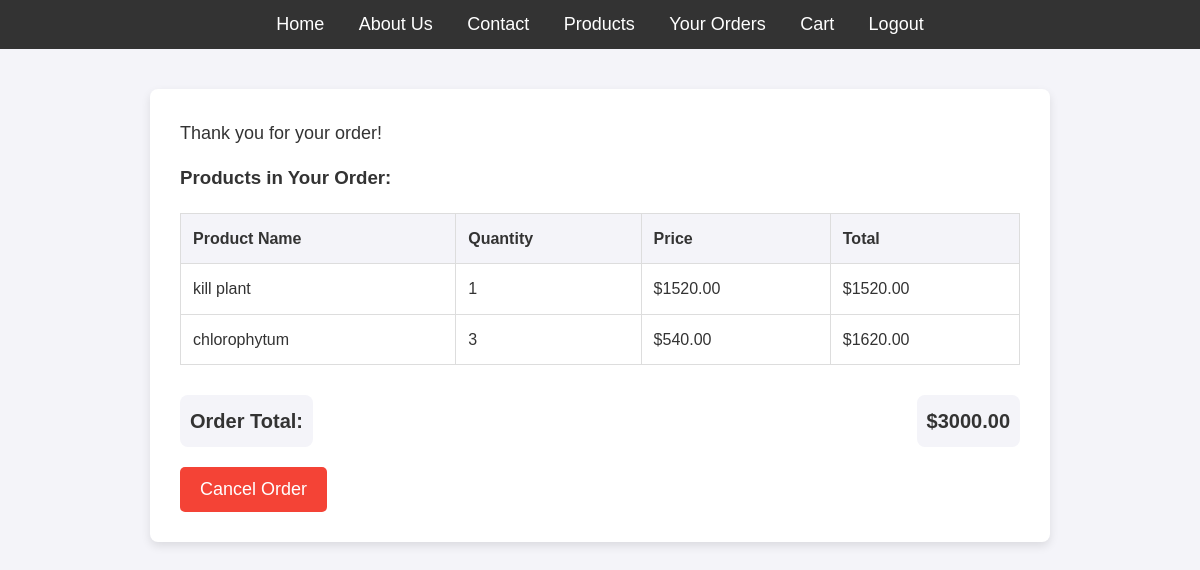
Screenshot of /order/3/ (signed in) with the database file from the repository.
### myapp/models.py (models this page shows, shortened)
class CartItem(models.Model):
    cart = models.ForeignKey(Cart, related_name='items', on_delete=models.CASCADE)
    plant = models.ForeignKey(Plant, on_delete=models.CASCADE)
    quantity = models.PositiveIntegerField(default=1)
    def total_price(self):
        return self.plant.price * self.quantity

class Plant(models.Model):
    name = models.CharField(max_length=100)  # Plant name (e.g., Rose, Tulip)
    price = models.DecimalField(max_digits=6, decimal_places=2)  # Price
    image = models.ImageField(upload_to='plants/')  # Image of the plant
    description = models.TextField()  # Description of the plant
    category = models.ForeignKey(Category, on_delete=models.CASCADE, related_name='plants')
    stock = models.PositiveIntegerField(default=0)

class Order(models.Model):
    user = models.ForeignKey(settings.AUTH_USER_MODEL, on_delete=models.CASCADE)
    cart = models.ForeignKey(Cart, on_delete=models.CASCADE)
    total_price = models.DecimalField(max_digits=10, decimal_places=2)
    created_at = models.DateTimeField(auto_now_add=True)

### myapp/views.py (the view)
# urls.py: path('order/<int:order_id>/', views.order_details, name='order_details'),
def order_details(request, order_id):
    order = get_object_or_404(Order, id=order_id)
    if order.user != request.user:
        raise Http404("You do not have permission to view this order.")
    return render(request, 'order_details.html', {'order': order})

### templates/order_details.html (shortened to what this page needs)
{% load static %}
<!DOCTYPE html>
<html lang="en">
<head>
    <link rel="stylesheet" href="{% static 'styles.css' %}">
</head>
<body>
    {% if user.is_authenticated %}
    <nav class="navbar">
        <ul>
            <li><a href="{% url 'home' %}">Home</a></li>
            <li><a href="#about">About Us</a></li>
            <li><a href="#contact">Contact</a></li>
            <li><a href="{% url 'plant_list' %}">Products</a></li>
            <li><a href="{% url 'orders_list' %}">Your Orders</a></li>
            <li><a href="{% url 'cart_view' %}">Cart</a></li>
            <li><a href="{% url 'custom_logout' %}">Logout</a></li>
        </ul>
    </nav>
{% endif %}
    <div class="order-details">
        <p>Thank you for your order!</p>
        <h3>Products in Your Order:</h3>
        <table>
            <thead>
                <tr>
                    <th>Product Name</th>
                    <th>Quantity</th>
                    <th>Price</th>
                    <th>Total</th>
                </tr>
            </thead>
            <tbody>
                {% for item in order.cart.items.all %}
                <tr>
                    <td>{{ item.plant.name }}</td>
                    <td>{{ item.quantity }}</td>
                    <td>${{ item.plant.price }}</td>
                    <td>${{ item.total_price }}</td>
                </tr>
                {% empty %}
                <tr>
                    <td colspan="4">No items in this order.</td>
                </tr>
                {% endfor %}
            </tbody>
        </table>
        <div class="order-summary">
            <div><strong>Order Total:</strong></div>
            <div>${{ order.total_price }}</div>
        </div>
        <form method="POST" action="{% url 'cancel_order' order.id %}">
            <button type="submit" class="cancel-btn">Cancel Order</button>
        </form>
    </div>
</body>
</html>

### static/styles.css (style rules this page uses)
body { font-family: Arial, sans-serif; background-color: #f4f9f4; color: #333; margin: 0; display: flex; flex-direction: column; align-items: center; justify-content: flex-start; min-height: 100vh; }
.navbar { background-color: #333; padding: 10px; width: 100%; }
.navbar ul { list-style-type: none; margin: 0; padding: 0; text-align: center; }
.navbar ul li { display: inline; margin: 0 15px; }
.navbar ul li a { color: white; text-decoration: none; font-size: 18px; }

### templates/order_details.html (style rules this page uses)
* { margin: 0; padding: 0; box-sizing: border-box; }
body { font-family: 'Arial', sans-serif; background-color: #f4f4f9; color: #333; line-height: 1.6; }
.order-details { width: 90%; max-width: 900px; margin: 40px auto; background-color: white; padding: 30px; border-radius: 8px; box-shadow: 0 4px 10px rgba(0, 0, 0, 0.1); }
.order-details p, .order-details ul { font-size: 18px; margin-bottom: 15px; }
.order-details strong { color: #333; font-weight: bold; }
.order-details table { width: 100%; border-collapse: collapse; margin-top: 20px; }
.order-details table, .order-details th, .order-details td { border: 1px solid #ddd; }
.order-details th, .order-details td { padding: 12px; text-align: left; }
.order-details th { background-color: #f4f4f9; color: #333; }
.order-summary { display: flex; justify-content: space-between; margin-top: 30px; font-size: 20px; font-weight: bold; }
.order-summary div { padding: 10px; background-color: #f4f4f9; border-radius: 8px; }
.cancel-btn { background-color: #f44336; color: white; padding: 12px 20px; border: none; border-radius: 5px; cursor: pointer; font-size: 18px; margin-top: 20px; transition: background-color 0.3s ease; }

### rows the page displays
CartItem: plant.name "kill plant", quantity "1", plant.price "1520.00", total_price "1520.00"
CartItem: plant.name "chlorophytum", quantity "3", plant.price "540.00", total_price "1620.00"
Order: total_price "3000.00"
